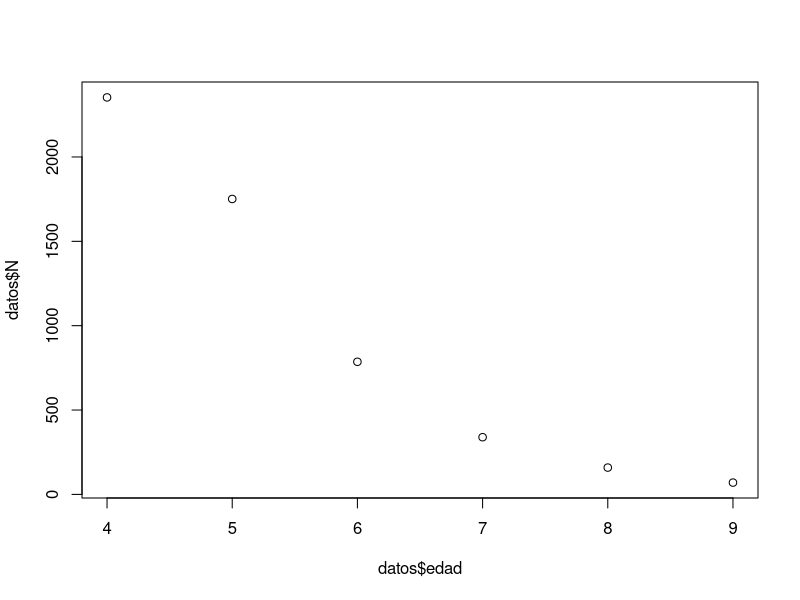

Write the R code that produced this figure.
# EJERCICIO RESUELTO ADICIONAL 2 - MORTALIDAD MERLUZAS

# cargo los datos
edad <- c(4,5,6,7,8,9)
N <- c(2353,1751,786,339,159,70)
datos <- data.frame(edad,N)

# hago el diagrama de dispersión
plot(datos$edad,datos$N)

# para calcular paso a paso el coeficiente de correlación
# miro primero los valores de la media aritmética de cada variable
mean(datos$edad)
mean(datos$N)

# ahora sí fabrico la tabla con los cálculos correspondientes
library(tidyverse)
tabla <- datos %>%
  mutate(edad_dif_media = edad - mean(edad)) %>%
  mutate(edad_dif_media_2 = edad_dif_media^2) %>%
  mutate(N_dif_media = N - mean(N)) %>% 
  mutate(N_dif_media_2 = N_dif_media^2) %>% 
  mutate(dif_edad_N = edad_dif_media * N_dif_media)

# hago las cuentas por separado para numerador
numerador <- sum(tabla$dif_edad_N)/6

# y denominador
denominador <- sqrt((sum(tabla$edad_dif_media_2)/6)*(sum(tabla$N_dif_media_2)/6))

# y el coeficiente de correlación es:
(coef_corr <- numerador/denominador)

# si prefiero puedo usar la función integrada en R que hace esto mismo
cor(datos$edad, datos$N)
